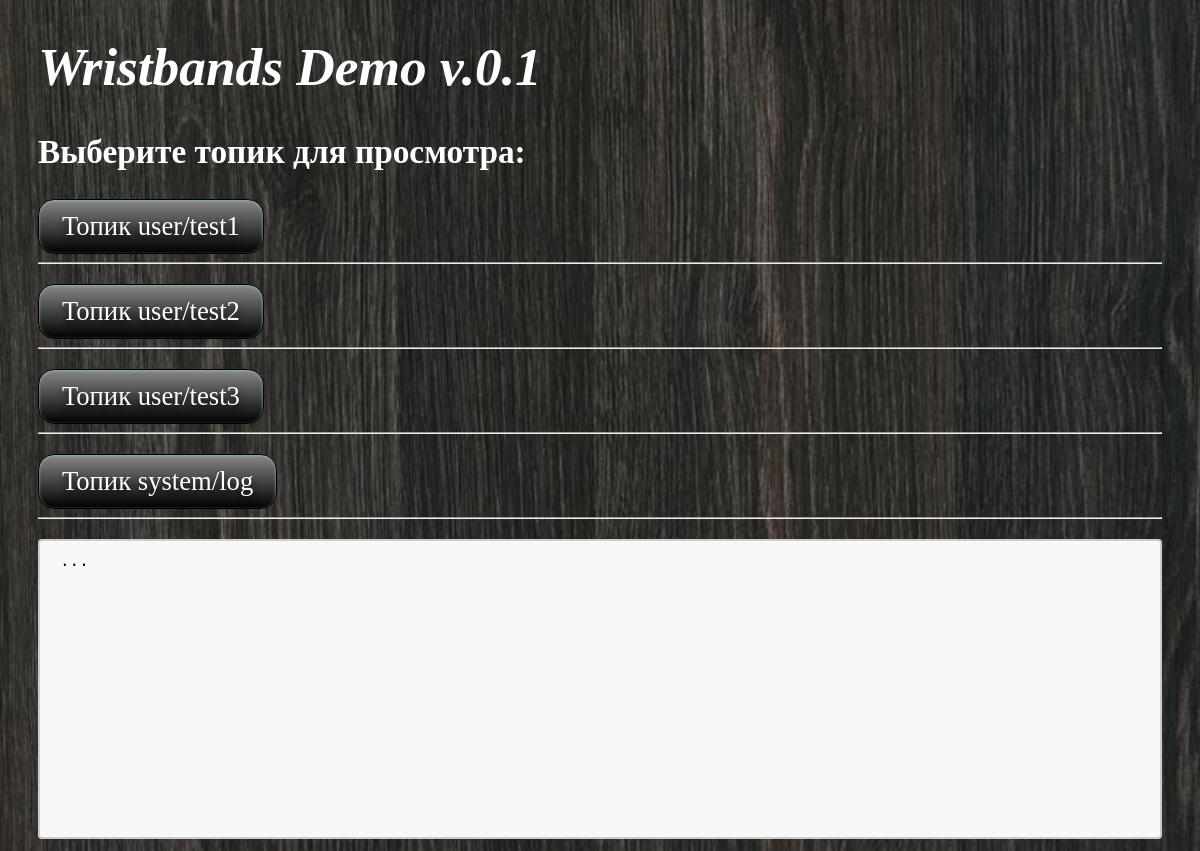
The app's page /, older data.
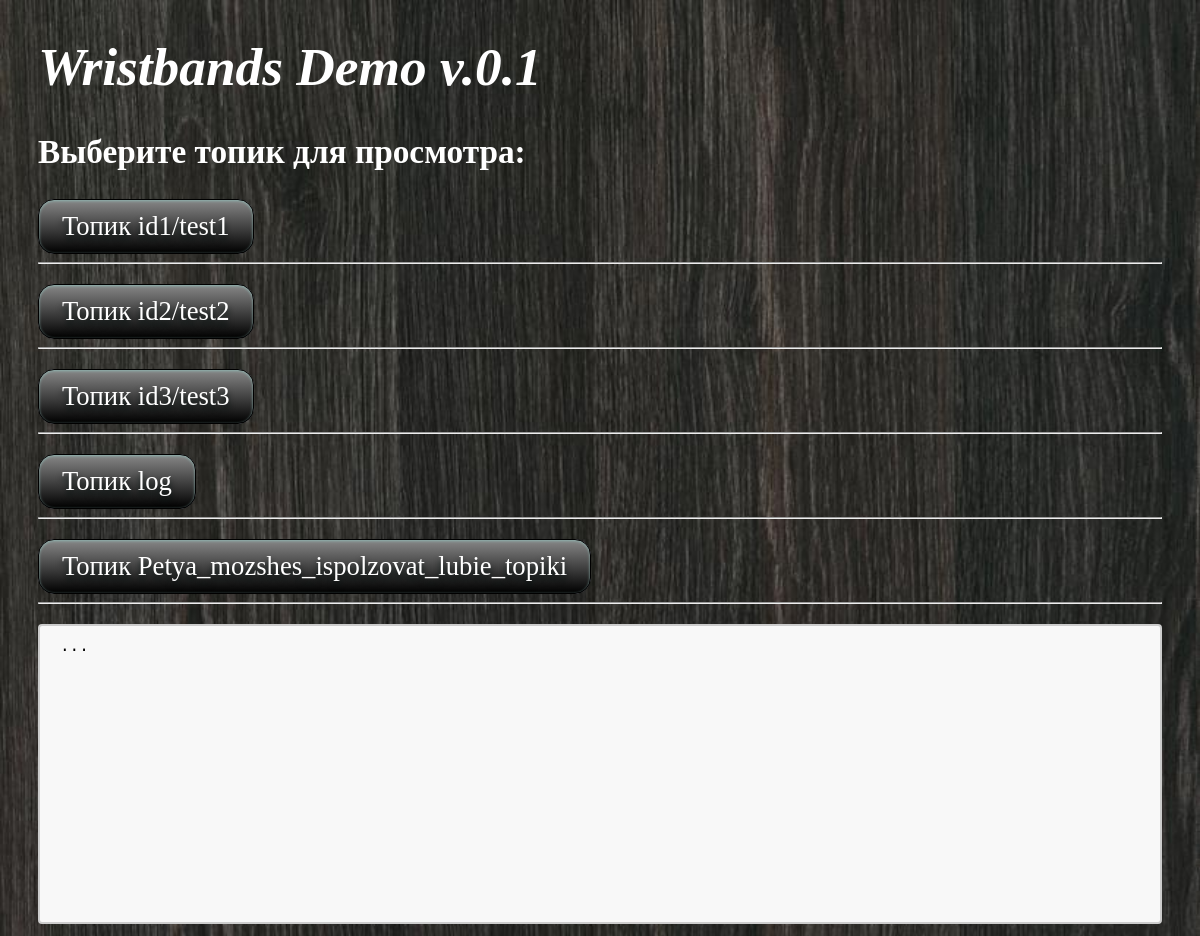
The same page, newer data.
### core/models.py (models this page shows)
class Topics(models.Model):
    topic_id = models.AutoField(primary_key=True)
    topic = models.CharField(max_length=100, unique=True)

### core/views.py (the view)
# urls.py: path('', main_page, name='main_page'),
def main_page(request):
    Topics_ = Topics.objects.all()
    Messages_ = Messages.objects.all()
    return render(request, 'core/Main_page.html', {'Topics': Topics_, 'Messages': Messages_})

### core/templates/core/Main_page.html (shortened to what this page needs)
<!DOCTYPE html>
{% load static %}
<html lang="en">
<head>
    <link rel="stylesheet" type="text/css" href="{% static 'core/main_page.css' %}">
</head>
<body>
    <h1>Wristbands Demo v.0.1</h1>
    <h2>
        Выберите топик для просмотра:
    </h2>
<div>
{% for topic in Topics %}
    <button id="button" type="button" name="load" value="{{topic.id}}" onclick="load('{{topic.topic_id}}')">Топик {{topic.topic}}</button>
    <hr><p></p>
{%endfor%}
</div>
<textarea id = "texraread" readonly>...</textarea>
</body>
</html>

### core/static/core/main_page.css (style rules this page uses)
body { background: linear-gradient(#e66465, #9198e5); background-image: url(example5.jpg); background-repeat: repeat; background-size: cover; padding-left: 30px; padding-right: 30px; }
h1 { font: italic bold 40pt "Fira Sans", serif; color: white }
h2 { font-family:verdana; font-size:25pt; color: white; }
button { box-shadow:inset 0px 1px 3px 0px #91b8b3; background:linear-gradient(to bottom, gray 5%, black 100%); background-color:#dbe1ff; border-radius:16px; border:1px solid black; display:inline-block; cursor:pointer; color:#ffffff; font-family:verdana; font-size:20pt; padding:11px 23px; text-decoration:none; text-shadow:0px 5px 6px #040f0d; }
textarea { width: 100%; height: 300px; padding: 12px 20px; box-sizing: border-box; border: 2px solid #ccc; border-radius: 4px; background-color: #f8f8f8; font-size: 16px; resize: none; }

Row changes from the older to the newer data that the page shows:
removed Topics: topic "system/log"
changed Topics: topic "user/test1" → "id1/test1"
changed Topics: topic "user/test2" → "id2/test2"
changed Topics: topic "user/test3" → "id3/test3"
added Topics: topic "log"
added Topics: topic "Petya_mozshes_ispolzovat_lubie_topiki"
